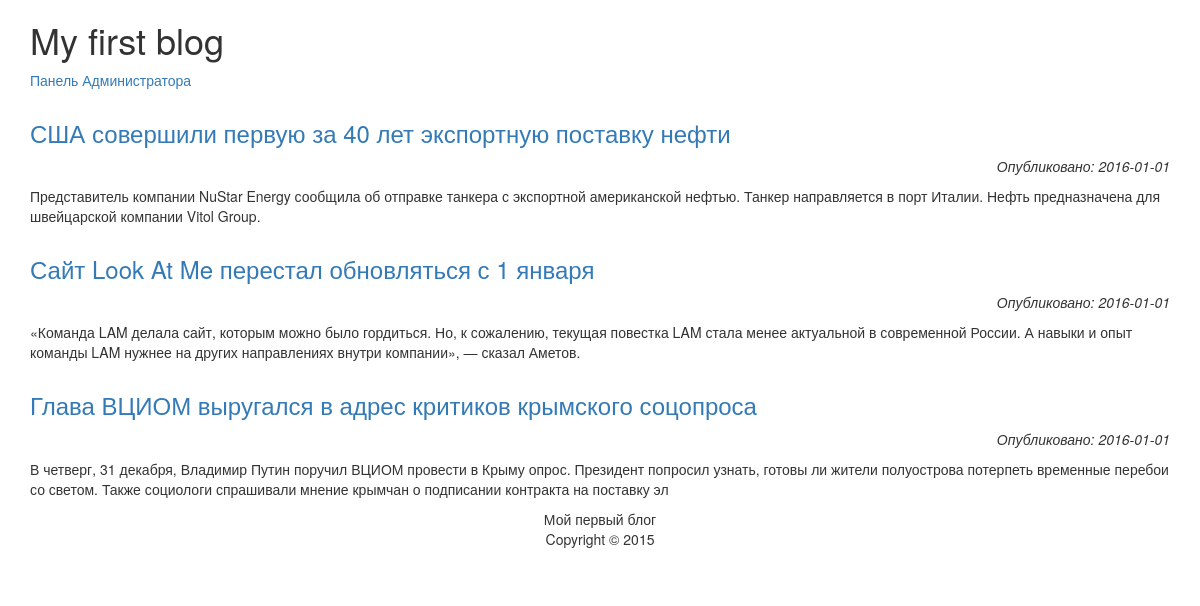
The page / on the database its author committed.
### tables this page shows
CREATE TABLE "articles" (
	`id`	INTEGER NOT NULL PRIMARY KEY AUTOINCREMENT,
	`title`	TEXT,
	`content`	TEXT,
	`date`	TEXT
);

### index.php (called while the page is built, shortened)
<?php
require_once("preamble.php");
$section = $_GET['section'] ? $_GET['section'] : null;
require_once('content/menu.php');
$menu['admin']['visible'] = true;
$menu['home']['visible'] = true;
switch ($section) {
	default:
		$menu['home']['visible'] = false;
		break;
}
require_once("template.php");
?>

### preamble.php (called while the page is built, shortened)
<?php
require_once("class/blog.php");
$db = new SQLite3('blog.db');
$blog = new Blog($db);
?>

### class/blog.php (called while the page is built, shortened)
<?php
class Blog {
	private $db;
	private $title;
	public function __construct($db) {
		$this->db = $db;
	}
	public function set_title($str) {
		$this->title = $str;
	}
	public function get_title() {
		return $this->title;
	}
	public function list_articles() {
		$return = false;
		if ($this->db) {
			$query = "SELECT * FROM articles ORDER BY id DESC;";
			$result = $this->db->query($query);
			if($result) {
				while (true) {
					$row = $result->fetchArray(SQLITE3_ASSOC);
					if ($row) {
						$row['content'] = explode("\r\n", $row['content']);
						$return[] = $row;
					} else {
						break;
					}
				}
			}
		}
		return $return;
	}
}
?>

### content/all_articles.php (the view)
<?php
$articles = $blog->list_articles();
foreach($articles as $a) :
?>
<div class='article'>
<a href='?section=article&id=<?=$a['id']?>'><h3><?=$a['title']?></h3></a>
<p class='date'>Опубликовано: <?=$a['date']?></p>
<p><?=mb_substr($a['content'][0], 0, 250)?></p>
</div>
<?php
endforeach;
?>

### template.php (shortened to what this page needs)
<!DOCTYPE html>
<html>
<head>
<link rel='stylesheet' href='https://maxcdn.bootstrapcdn.com/bootstrap/3.3.6/css/bootstrap.min.css'>
<link rel='stylesheet' href='/blog/style.css'>
</head>
<body>
<div class='container'>
<h1><?=$blog->get_title()?></h1>
<?=get_menu($menu)?>
<div>
<?php include($content) ?>
</div>
<footer>
<p>Мой первый блог<br/>Copyright &copy; 2015</p>
</footer>
</div>
</body>
</html>

### content/menu.php
<?php
$menu = array(
	'home' => array('visible' => false, 'name' => 'Главная', 'href' => './'),
	'admin' => array('visible' => false, 'name' => 'Панель Администратора', 'href' => '?section=admin'),
	'add' => array('visible' => false, 'name' => 'Добавить статью', 'href' => '?section=admin&action=add'),
	'exit' => array('visible' => false, 'name' => 'Выход', 'href' => '?action=exit')
);
function get_menu($menu) {
	$return = '';
	foreach ($menu as $a) {
		if ($a['visible']) {
			$return .= "<a href='".$a['href']."'>".$a['name']."</a><br>";
		}
	}
	return $return;
}
?>

### style.css (style rules this page uses)
footer { text-align: center; margin-bottom: 30px; }
.article { margin-top: 30px; }
.article p.date { text-align: right; font-style: italic; }

### rows shown on the page
articles: title "США совершили первую за 40 лет экспортную поставку нефти", date "2016-01-01", content "Представитель компании NuStar Energy сообщила об отправке танкера с экспортной американской нефтью. Танкер направляется в порт Италии. Нефть предназначена для швейцарской компании Vitol Group."
articles: title "Сайт Look At Me перестал обновляться с 1 января", date "2016-01-01", content "«Команда LAM делала сайт, которым можно было гордиться. Но, к сожалению, текущая повестка LAM стала менее актуальной в современной России. А навыки и опыт команды LAM нужнее на других направлениях внутри компании», — сказал Аметов."
articles: title "Глава ВЦИОМ выругался в адрес критиков крымского соцопроса", date "2016-01-01", content "В четверг, 31 декабря, Владимир Путин поручил ВЦИОМ провести в Крыму опрос. Президент попросил узнать, готовы ли жители полуострова потерпеть временные перебои со светом. Также социологи спрашивали мнение крымчан о подписании контракта на поставку эл"

### other values the page prints
$blog->get_title() "My first blog"
$a['name'] "Панель Администратора"
